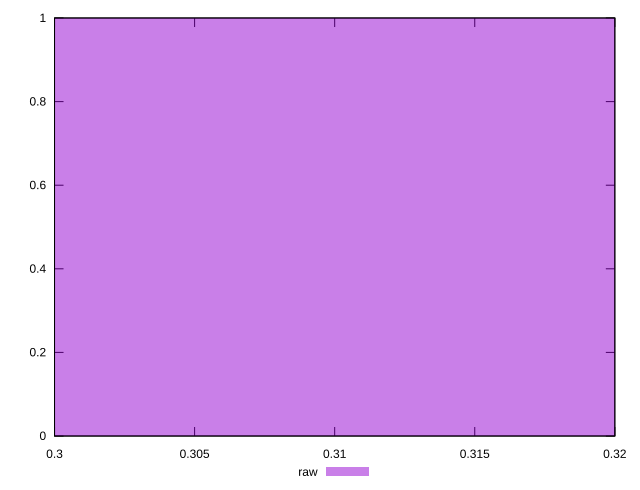

The gnuplot source for this figure:
reset

$raw <<EOF
0.30000000000000004 1
EOF

set key outside below
set boxwidth 0.1
set xrange [0.3:0.32]
set yrange [0:1]
set trange [0:1]
set style fill transparent solid 0.5 noborder
set terminal svg size 640, 490 enhanced background rgb 'white'
set output "reports/report_00033_2021-03-01T14-23-16.841Z/meta/score/samples/astro/raw/histogram.svg"

plot $raw title "raw" with boxes

reset
